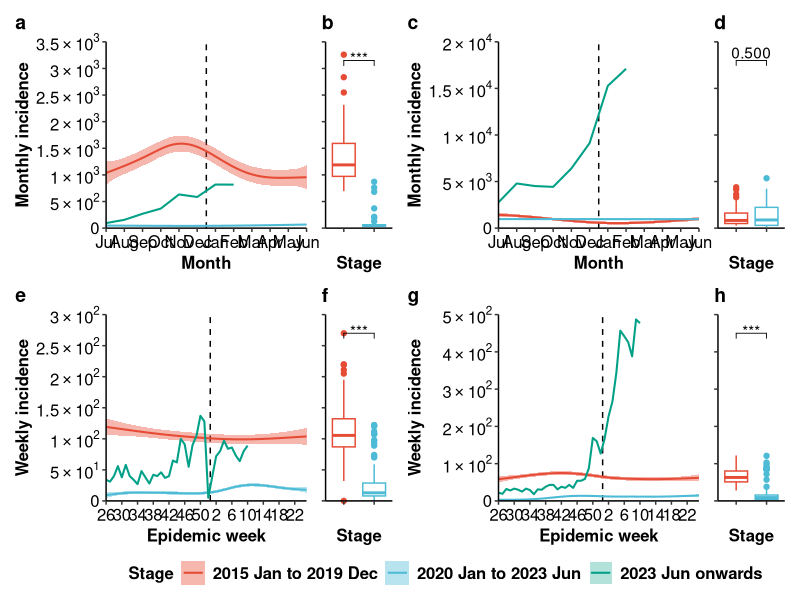

Write R code to recreate this figure.

library(tidyverse)
library(lubridate)
library(ggsci)
library(patchwork)
library(openxlsx)

library(lme4)
library(lmerTest)
library(emmeans)
library(ggpubr)

fill_color <- pal_npg()(3)

# Load data
df_raw <- read.xlsx('./Fig Data/fig1.xlsx', detectDates = T) |> 
     arrange(Date)
df_clean <- df_raw |> 
     group_by(Country, stage, Month, Week) |> 
     summarise(median = median(Cases),
               Q1 = quantile(Cases, 0.25),
               Q3 = quantile(Cases, 0.75),
               .groups = 'drop')

scientific_10 <- function(x) {
     ifelse(x == 0, 0, parse(text = gsub("[+]", "", gsub("e", "%*%10^", scales::scientific_format()(x)))))
}

# au ----------------------------------------------------------------------

data <- df_raw |> 
     filter(Country == 'AU')
data_2023 <- df_clean |> 
     filter(Country == 'AU') |> 
     mutate(month = factor(Month,
                           levels = c(7:12, 1:6),
                           labels = 101:112),
            month = as.integer(as.character(month))) |> 
     filter(stage == '2023 Jun onwards')
data_2022 <- df_clean |> 
     filter(Country == 'AU') |> 
     mutate(month = factor(Month,
                           levels = c(7:12, 1:6),
                           labels = 101:112),
            month = as.integer(as.character(month))) |>
     filter(stage != '2023 Jun onwards')

plot_breaks <- pretty(c(0, max(data$Cases)))
plot_range <- range(plot_breaks)

data$Year <- as.factor(data$Year)
data$Month <- as.factor(data$Month)
data$Stage <- factor(data$stage,
                     levels = unique(data$stage))
results <- lmer(Cases ~ Stage + (1|Month), data = filter(data, Stage != '2023 Jun onwards'))
emm <- emmeans(results, ~ Stage)
pairs <- pairs(emm)
pairs_summary <- summary(pairs, adjust = "bonferroni") |> 
     as.data.frame() |>
     separate(contrast, c('stage1', 'stage2'), sep = ' \\- ') |> 
     rename('group1' = 'stage1',
            'group2' = 'stage2') |> 
     mutate(y.position = plot_range[2] * 0.9,
            p.value = ifelse(p.value < 0.001, '***', format(round(p.value, 3), nsmall = 3)))

fig1_1 <- ggplot(data_2022, aes(x = month, y = median)) +
     geom_vline(xintercept = 106.5,
                linetype = 'dashed',
                color = 'black',
                size = 0.5) +
     geom_smooth(aes(color = stage, fill = stage),
                 method = 'gam',
                 se = T,
                 linewidth = 0.7) +
     geom_line(data = data_2023, aes(color = stage),
               linewidth = 0.7) +
     geom_ribbon(data = data_2023, aes(ymin = median, ymax = median, fill = stage), alpha = 0.3) +
     scale_x_continuous(breaks = 101:112,
                        labels = month.abb[c(7:12, 1:6)],
                        expand = c(0, 0)) +
     scale_y_continuous(expand = c(0, 0),
                        label = scientific_10,
                        breaks = plot_breaks,
                        limits = plot_range) +
     labs(title = 'a', x = 'Month', y = 'Monthly incidence', 
          color = 'Stage', fill = 'Stage') +
     scale_color_manual(values = fill_color) +
     scale_fill_manual(values = fill_color) +
     theme_classic() +
     theme(legend.box.just = "left",
           legend.margin = margin(0, 0, 0, 0),
           legend.background = element_rect(fill = "transparent"),
           legend.text = element_text(face = "bold", size = 12),
           legend.title = element_text(face = "bold", size = 12),
           plot.title.position = "plot",
           plot.caption.position = "plot",
           plot.title = element_text(face = "bold", size = 14, hjust = 0),
           axis.title = element_text(face = "bold", size = 12, color = "black"),
           axis.text = element_text(size = 12, color = "black"))

fig1_2 <- ggplot(filter(data, Stage != '2023 Jun onwards'), aes(x = stage, y = Cases)) +
     geom_boxplot(aes(color = stage),
                  show.legend = F)+
     stat_pvalue_manual(pairs_summary,
                        hide.ns = F) +
     coord_cartesian(clip = "off")+
     scale_y_continuous(expand = expansion(mult = c(0, 0)),
                        label = scientific_10,
                        breaks = plot_breaks,
                        limits = plot_range) +
     labs(title = 'b', x = 'Stage', y = NULL) +
     scale_color_manual(values = fill_color) +
     theme_classic() +
     theme(legend.box.just = "left",
           legend.margin = margin(0, 0, 0, 0),
           legend.title = element_blank(),
           legend.background = element_rect(fill = "transparent"),
           panel.background = element_rect(fill = "transparent", color = "transparent"),
           plot.background = element_rect(fill = "transparent", color = "transparent"),
           plot.title.position = "plot",
           plot.caption.position = "plot",
           plot.title = element_text(face = "bold", size = 14, hjust = 0),
           axis.title = element_text(face = "bold", size = 12, color = "black"),
           axis.text = element_blank())

remove(data, data_2022, data_2023,
       plot_breaks, plot_range,
       results, emm, pairs, pairs_summary)

# cn ----------------------------------------------------------------------

data <- df_raw |> 
     filter(Country == 'CN')
data_2023 <- df_clean |> 
     filter(Country == 'CN') |> 
     mutate(month = factor(Month,
                           levels = c(7:12, 1:6),
                           labels = 101:112),
            month = as.integer(as.character(month))) |> 
     filter(stage == '2023 Jun onwards')
data_2022 <- df_clean |> 
     filter(Country == 'CN') |> 
     mutate(month = factor(Month,
                           levels = c(7:12, 1:6),
                           labels = 101:112),
            month = as.integer(as.character(month))) |>
     filter(stage != '2023 Jun onwards')

plot_breaks <- pretty(c(0, max(data$Cases)))
plot_range <- range(plot_breaks)

data$Year <- as.factor(data$Year)
data$Month <- as.factor(data$Month)
data$Stage <- factor(data$stage,
                     levels = unique(data$stage))
results <- lmer(Cases ~ Stage + (1|Month), data = filter(data, Stage != '2023 Jun onwards'))
emm <- emmeans(results, ~ Stage)
pairs <- pairs(emm)
pairs_summary <- summary(pairs, adjust = "bonferroni") |> 
     as.data.frame() |>
     separate(contrast, c('stage1', 'stage2'), sep = ' \\- ') |> 
     rename('group1' = 'stage1',
            'group2' = 'stage2') |> 
     mutate(y.position = plot_range[2] * 0.9,
            p.value = ifelse(p.value < 0.001, '***', format(round(p.value, 3), nsmall = 3)))

print(pairs_summary)

fig2_1 <- ggplot(data_2022, aes(x = month, y = median)) +
     geom_vline(xintercept = 106.5,
                linetype = 'dashed',
                color = 'black',
                size = 0.5) +
     geom_smooth(aes(color = stage, fill = stage),
                 method = 'gam',
                 se = T,
                 linewidth = 0.7) +
     geom_line(data = data_2023, aes(color = stage),
               linewidth = 0.7) +
     geom_ribbon(data = data_2023, aes(ymin = median, ymax = median, fill = stage), alpha = 0.3) +
     scale_x_continuous(breaks = 101:112,
                        labels = month.abb[c(7:12, 1:6)],
                        expand = c(0, 0)) +
     scale_y_continuous(expand = c(0, 0),
                        label = scientific_10,
                        breaks = plot_breaks,
                        limits = plot_range) +
     labs(title = 'c', x = 'Month', y = 'Monthly incidence', 
          color = 'Stage', fill = 'Stage') +
     scale_color_manual(values = fill_color) +
     scale_fill_manual(values = fill_color) +
     theme_classic() +
     theme(legend.box.just = "left",
           legend.margin = margin(0, 0, 0, 0),
           legend.background = element_rect(fill = "transparent"),
           legend.text = element_text(face = "bold", size = 12),
           legend.title = element_text(face = "bold", size = 12),
           plot.title.position = "plot",
           plot.caption.position = "plot",
           plot.title = element_text(face = "bold", size = 14, hjust = 0),
           axis.title = element_text(face = "bold", size = 12, color = "black"),
           axis.text = element_text(size = 12, color = "black"))
fig2_2 <- ggplot(filter(data, Stage != '2023 Jun onwards'), aes(x = stage, y = Cases)) +
     geom_boxplot(aes(color = stage),
                  show.legend = F)+
     stat_pvalue_manual(pairs_summary,
                        hide.ns = F) +
     coord_cartesian(clip = "off")+
     scale_y_continuous(expand = expansion(mult = c(0, 0)),
                        label = scientific_10,
                        breaks = plot_breaks,
                        limits = plot_range) +
     labs(title = 'd',  x = 'Stage', y = NULL) +
     scale_color_manual(values = fill_color) +
     theme_classic() +
     theme(legend.box.just = "left",
           legend.margin = margin(0, 0, 0, 0),
           legend.title = element_blank(),
           legend.background = element_rect(fill = "transparent"),
           panel.background = element_rect(fill = "transparent", color = "transparent"),
           plot.background = element_rect(fill = "transparent", color = "transparent"),
           plot.title.position = "plot",
           plot.caption.position = "plot",
           plot.title = element_text(face = "bold", size = 14, hjust = 0),
           axis.title = element_text(face = "bold", size = 12, color = "black"),
           axis.text = element_blank())

remove(data, data_2022, data_2023,
       plot_breaks, plot_range,
       results, emm, pairs, pairs_summary)

# us ----------------------------------------------------------------------

data <- df_raw |> 
     filter(Country == 'US')
data_2023 <- df_clean |> 
     filter(Country == 'US') |> 
     filter(Week <= 52) |>
     mutate(week = factor(Week,
                          levels = c(26:52, 1:25),
                          labels = 201:252),
            week = as.integer(as.character(week))) |> 
     filter(stage == '2023 Jun onwards')
data_2022 <- df_clean |>
     filter(Country == 'US') |> 
     filter(Week <= 52) |>
     mutate(week = factor(Week,
                          levels = c(26:52, 1:25),
                          labels = 201:252),
            week = as.integer(as.character(week))) |>
     filter(stage != '2023 Jun onwards')

plot_breaks <- pretty(c(0, max(data$Cases)))
plot_range <- range(plot_breaks)

data$Year <- as.factor(data$Year)
data$Week <- as.factor(data$Week)
data$Stage <- factor(data$stage,
                     levels = unique(data$stage))
results <- lmer(Cases ~ Stage + (1|Week), data = filter(data, Stage != '2023 Jun onwards'))
emm <- emmeans(results, ~ Stage)
pairs <- pairs(emm)
pairs_summary <- summary(pairs, adjust = "bonferroni") |> 
     as.data.frame() |>
     separate(contrast, c('stage1', 'stage2'), sep = ' \\- ') |> 
     rename('group1' = 'stage1',
            'group2' = 'stage2') |> 
     mutate(y.position = plot_range[2] * 0.9,
            p.value = ifelse(p.value < 0.001, '***', format(round(p.value, 3), nsmall = 3)))

fig3_1 <- ggplot(data_2022, aes(x = week, y = median)) +
     geom_vline(xintercept = 227.5,
                linetype = 'dashed',
                color = 'black',
                size = 0.5) +
     geom_smooth(aes(color = stage, fill = stage),
                 method = 'gam',
                 se = T,
                 linewidth = 0.7) +
     geom_line(data = data_2023, aes(color = stage),
               linewidth = 0.7) +
     geom_ribbon(data = data_2023, aes(ymin = median, ymax = median, fill = stage), alpha = 0.3) +
     scale_x_continuous(breaks = seq(201, 252, 4),
                        labels = c(26, 30, 34, 38, 42, 46, 50, 2, 6, 10, 14, 18, 22),
                        expand = c(0, 0)) +
     scale_y_continuous(expand = c(0, 0),
                        label = scientific_10,
                        breaks = plot_breaks,
                        limits = plot_range) +
     labs(title = 'e', x = 'Epidemic week', y = 'Weekly incidence',
          fill = 'Stage', color = 'Stage') +
     scale_fill_manual(values = fill_color) +
     scale_color_manual(values = fill_color) +
     theme_classic() +
     theme(legend.box.just = "left",
           legend.margin = margin(0, 0, 0, 0),
           legend.title = element_text(face = "bold", size = 12),
           legend.background = element_rect(fill = "transparent"),
           legend.text = element_text(face = "bold", size = 12),
           plot.title.position = "plot",
           plot.caption.position = "plot",
           plot.title = element_text(face = "bold", size = 14, hjust = 0),
           axis.title = element_text(face = "bold", size = 12, color = "black"),
           axis.text = element_text(size = 12, color = "black"))

fig3_2 <- ggplot(filter(data, Stage != '2023 Jun onwards'), aes(x = stage, y = Cases)) +
     geom_boxplot(aes(color = stage),
                  show.legend = F)+
     stat_pvalue_manual(pairs_summary,
                        hide.ns = F) +
     coord_cartesian(clip = "off")+
     scale_y_continuous(expand = expansion(mult = c(0, 0)),
                        label = scientific_10,
                        breaks = plot_breaks,
                        limits = plot_range) +
     labs(title = 'f', x = 'Stage', y = NULL) +
     scale_color_manual(values = fill_color) +
     theme_classic() +
     theme(legend.box.just = "left",
           legend.margin = margin(0, 0, 0, 0),
           legend.title = element_blank(),
           legend.background = element_rect(fill = "transparent"),
           panel.background = element_rect(fill = "transparent", color = "transparent"),
           plot.background = element_rect(fill = "transparent", color = "transparent"),
           plot.title.position = "plot",
           plot.caption.position = "plot",
           plot.title = element_text(face = "bold", size = 14, hjust = 0),
           axis.title = element_text(face = "bold", size = 12, color = "black"),
           axis.text = element_blank())

remove(data, data_2022, data_2023,
       plot_breaks, plot_range,
       results, emm, pairs, pairs_summary)

# uk ----------------------------------------------------------------------

data <- df_raw |> 
     filter(Country == 'UK')
data_2023 <- df_clean |>
     filter(Country == 'UK') |> 
     filter(Week <= 52) |>
     mutate(week = factor(Week,
                          levels = c(26:52, 1:25),
                          labels = 201:252),
            week = as.integer(as.character(week))) |> 
     filter(stage == '2023 Jun onwards')
data_2022 <- df_clean |>
     filter(Country == 'UK') |> 
     filter(Week <= 52) |>
     mutate(week = factor(Week,
                          levels = c(26:52, 1:25),
                          labels = 201:252),
            week = as.integer(as.character(week))) |>
     filter(stage != '2023 Jun onwards')

plot_breaks <- pretty(c(0, max(data$Cases)))
plot_range <- range(plot_breaks)

data$Year <- as.factor(data$Year)
data$Week <- as.factor(data$Week)
data$Stage <- factor(data$stage,
                     levels = unique(data$stage))
results <- lmer(Cases ~ Stage + (1|Week), data = filter(data, Stage != '2023 Jun onwards'))
emm <- emmeans(results, ~ Stage)
pairs <- pairs(emm)
pairs_summary <- summary(pairs, adjust = "bonferroni") |> 
     as.data.frame() |>
     separate(contrast, c('stage1', 'stage2'), sep = ' \\- ') |> 
     rename('group1' = 'stage1',
            'group2' = 'stage2') |> 
     mutate(y.position = plot_range[2] * 0.9,
            p.value = ifelse(p.value < 0.001, '***', format(round(p.value, 3), nsmall = 3)))

fig4_1 <- ggplot(data_2022, aes(x = week, y = median)) +
     geom_vline(xintercept = 227.5,
                linetype = 'dashed',
                color = 'black',
                size = 0.5) +
     geom_smooth(aes(color = stage, fill = stage),
                 method = 'gam',
                 se = T,
                 linewidth = 0.7) +
     geom_line(data = data_2023, aes(color = stage),
               linewidth = 0.7) +
     geom_ribbon(data = data_2023, aes(ymin = median, ymax = median, fill = stage), alpha = 0.3) +
     scale_x_continuous(breaks = seq(201, 252, 4),
                        labels = c(26, 30, 34, 38, 42, 46, 50, 2, 6, 10, 14, 18, 22),
                        expand = c(0, 0)) +
     scale_y_continuous(expand = c(0, 0),
                        label = scientific_10,
                        breaks = plot_breaks,
                        limits = plot_range) +
     labs(title = 'g', x = 'Epidemic week', y = 'Weekly incidence',
          fill = 'Stage', color = 'Stage') +
     scale_fill_manual(values = fill_color) +
     scale_color_manual(values = fill_color) +
     theme_classic() +
     theme(legend.box.just = "left",
           legend.margin = margin(0, 0, 0, 0),
           legend.title = element_text(face = "bold", size = 12),
           legend.background = element_rect(fill = "transparent"),
           legend.text = element_text(face = "bold", size = 12),
           plot.title.position = "plot",
           plot.caption.position = "plot",
           plot.title = element_text(face = "bold", size = 14, hjust = 0),
           axis.title = element_text(face = "bold", size = 12, color = "black"),
           axis.text = element_text(size = 12, color = "black"))

fig4_2 <- ggplot(filter(data, Stage != '2023 Jun onwards'), aes(x = stage, y = Cases)) +
     geom_boxplot(aes(color = stage),
                  show.legend = F)+
     stat_pvalue_manual(pairs_summary,
                        hide.ns = F) +
     coord_cartesian(clip = "off")+
     scale_y_continuous(expand = expansion(mult = c(0, 0)),
                        label = scientific_10,
                        breaks = plot_breaks,
                        limits = plot_range) +
     labs(title = 'h',  x = 'Stage', y = NULL) +
     scale_color_manual(values = fill_color) +
     theme_classic() +
     theme(legend.box.just = "left",
           legend.margin = margin(0, 0, 0, 0),
           legend.title = element_blank(),
           legend.background = element_rect(fill = "transparent"),
           panel.background = element_rect(fill = "transparent", color = "transparent"),
           plot.background = element_rect(fill = "transparent", color = "transparent"),
           plot.title.position = "plot",
           plot.caption.position = "plot",
           plot.title = element_text(face = "bold", size = 14, hjust = 0),
           axis.title = element_text(face = "bold", size = 12, color = "black"),
           axis.text = element_blank())

remove(data, data_2022, data_2023,
       plot_breaks, plot_range,
       results, emm, pairs, pairs_summary)

plot_panel <- "
AAABCCCD
EEEFGGGH
"

plot_all <- fig1_1 + fig1_2 + fig2_1 + fig2_2 + 
     fig3_1 + fig3_2 + fig4_1 + fig4_2 +
     plot_layout(design = plot_panel, guides = 'collect')&
     theme(legend.position = 'bottom')

ggsave(filename = './main/Fig3.pdf',
       plot = plot_all,
       width = 12,
       height = 6, 
       device = cairo_pdf,
       family = 'Times New Roman')

write.xlsx(df_clean,
           './Fig Data/fig3.xlsx')
